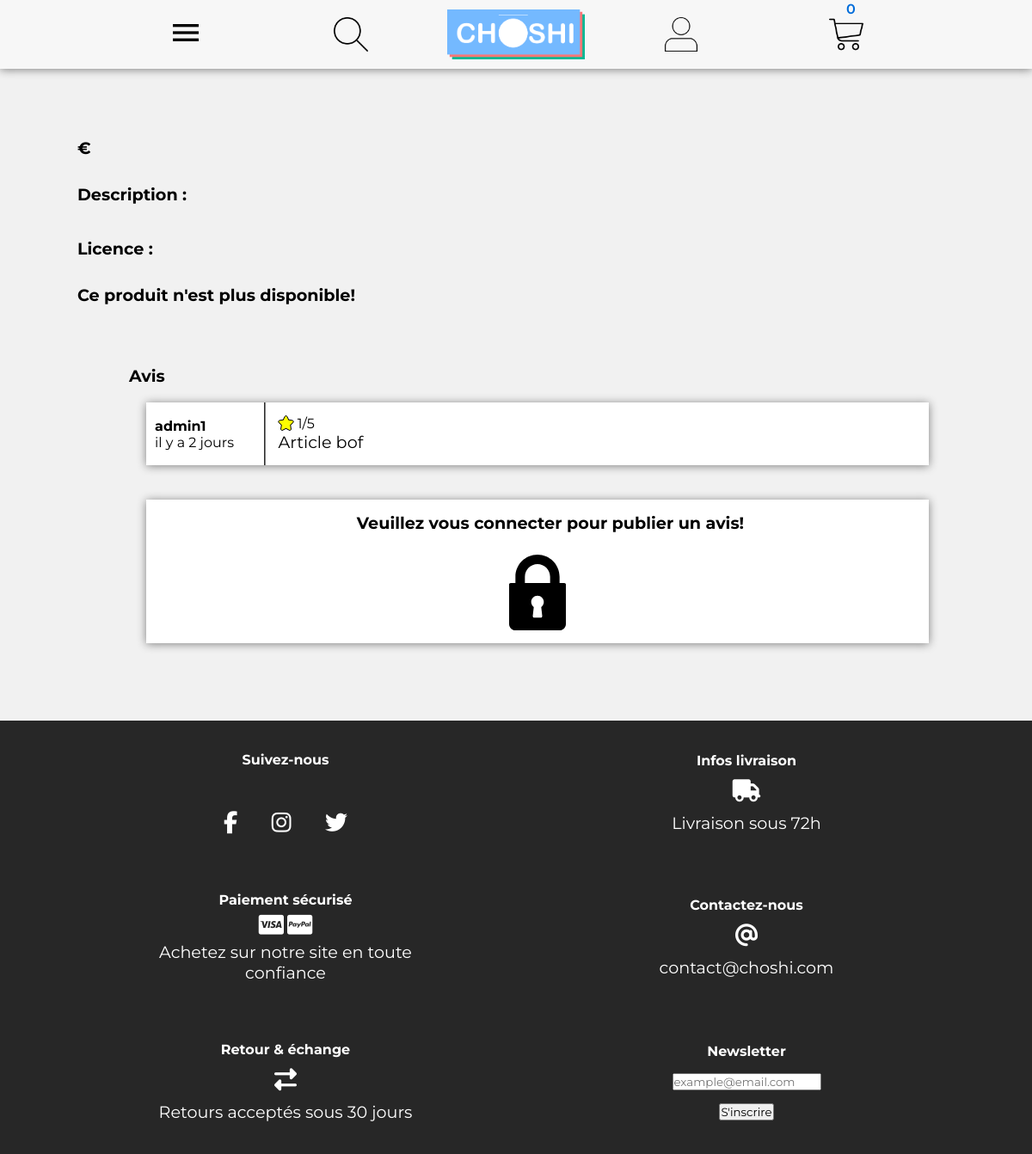
The page /index.php?controller=products&id=3 on the database its author committed.
### tables this page shows
CREATE TABLE IF NOT EXISTS `products_rates` (
  `id` int(11) NOT NULL AUTO_INCREMENT,
  `product_id` int(11) NOT NULL,
  `user_id` int(11) NOT NULL,
  `rate` int(11) NOT NULL,
  `content` varchar(200) NOT NULL,
  `created_at` timestamp NOT NULL DEFAULT current_timestamp(),
  PRIMARY KEY (`id`),
  KEY `products_rates_product_id` (`product_id`),
  KEY `products_rates_user_id` (`user_id`)
);

CREATE TABLE IF NOT EXISTS `users` (
  `id` int(11) NOT NULL AUTO_INCREMENT,
  `first_name` varchar(200) NOT NULL,
  `last_name` varchar(200) NOT NULL,
  `adresse` varchar(200) NOT NULL,
  `password` varchar(200) NOT NULL,
  `email` varchar(200) NOT NULL,
  `is_admin` tinyint(1) NOT NULL,
  PRIMARY KEY (`id`),
  UNIQUE KEY `email` (`email`)
);

### index.php (called while the page is built, shortened)
<?php
if(isset($_GET['controller'])){
    switch ($_GET['controller']){
        case 'products' :
            require 'controllers/productController.php';
            break;
    }
}
else{
    require 'controllers/homeController.php';
}
require 'views/view.php';
?>

### models/Product.php (called while the page is built, shortened)
<?php
function getProducts($productId = null)
{
    $db = dbConnect();
    if($productId != null){
        $query = $db->prepare('SELECT p.*, GROUP_CONCAT(cp.category_id), l.license AS license_name, GROUP_CONCAT(ip.image) AS images FROM products p INNER JOIN categories_products cp ON p.id = cp.product_id LEFT JOIN licenses l ON l.id = p.license_id INNER JOIN images_products ip ON ip.product_id = p.id WHERE p.id = ? AND p.is_displayed = 1');
        $query->execute([$productId]);
        return $query->fetch();
    }
    else{
        $query = $db->query('SELECT * FROM products WHERE is_displayed = 1');
        return $query->fetchAll();
    }
}

### controllers/productController.php (called while the page is built, shortened)
<?php
require 'models/Product.php';
require 'models/Rate.php';
$selectedProduct = getProducts($_GET['id']);
$alreadyRated = 0;
$rates = getRatesByProductId($_GET['id']);
$currentDate = date_create();

### models/Rate.php (called while the page is built, shortened)
<?php
function getRatesByProductId($productId)
{
    $db = dbConnect();
    $query = $db->prepare('SELECT pr.*, u.first_name FROM products_rates pr INNER JOIN users u ON u.id = pr.user_id WHERE product_id = ?');
    $query->execute([
        $productId
    ]);
    return $query->fetchAll();
}

### views/productView.php (the view, shortened to what this page needs)
<div class="product-content">
    <div class="product-row">
        <aside class="product-img">
            <div class="main-img">
            </div>
        </aside>
        <aside class="product-desc">
            <h3><?= $selectedProduct['price'] ?>€</h3>
            <h3>Description : </h3>
            <h3>Licence : <?= $selectedProduct['license_name'] ?></h3>
            <h3> <?php if($selectedProduct['quantity'] > 0): ?>
                Quantité :<button id="decrement-qtt">-</button><input type="number" name="product-quantity" id="product-quantity" value="1" min="1" max="<?= $selectedProduct['quantity'] ?>"><button id="increment-qtt">+</button>
            </h3>
            <button type="submit" id="add-cart">Ajouter au panier</button>
            <?php else: ?>
                    <strong>Ce produit n'est plus disponible!</strong>
                <?php endif; ?>
        </aside>
    </div>
    <div class="product-row rates">
        <h3>Avis</h3><br>
        <div class="rate-content">
            <div class="rates-views">
                <?php foreach($rates as $rate): ?>
                <div class="rate-review">
                    <aside>
                        <h5><?= $rate['first_name'] ?></h5>
                        <span><?php $diff = date_diff($currentDate, date_create($rate['created_at']));
                        echo $diff->format('il y a %d jours'); ?></span>
                    </aside>
                    <div>
                        <div class="stars">
                            <?php for($i = 0; $i < $rate['rate']; $i++ ): ?>
                                <i class="fas fa-star"></i>
                            <?php endfor; ?>
                            <span><?= $rate['rate'] ?>/5</span>
                        </div>
                        <p>
                            <?= $rate['content'] ?>
                        </p>
                    </div>
                </div>
                <?php endforeach; ?>
                <div class="rate-review">
                    <?php if(isset($_SESSION['user']) && $alreadyRated == 0): ?>
                        <aside>
                            <h5><?= $_SESSION['user']['first_name'] ?></h5>
                            <span><?= date_create()->format('d-m-Y H:i:s') ?></span>
                        </aside>
                        <div>
                            <form method="post" action="index.php?controller=rates&action=add&id=<?= $_GET['id'] ?>">
                                <div>
                                    <input type="text" name="product-rate" id="product-rate"> /5
                                </div>
                                <textarea name="comment" id="comment" cols="30" rows="10"></textarea>
                                <input type="submit" id="rate-submit" value="Commenter">
                            </form>
                        </div>
                    <?php else: ?>
                        <div class="isnt-logged">
                            <h3>
                                Veuillez vous connecter pour publier un avis!
                            </h3>
                            <img src="assets/img/lock.svg" alt="Verrou">
                        </div>
                    <?php endif; ?>
                </div>
            </div>
        </div>
    </div>
</div>

### assets/css/style.css (style rules this page uses)
* { padding: 0; margin: 0; }
h3 { font-size: 1.5rem; }
h5 { font-size: 1.25rem; }
p { font-size: 1.5rem; }
* { font-family: "Montserrat", sans-serif; box-sizing: border-box; }
body { background-color: #F1F1F1; overflow-x: hidden; }
.product-content { margin: 50px 0; }
.product-content .product-row { max-width: 100vw; margin-bottom: 5vh; display: flex; flex-flow: row wrap; justify-content: flex-start; align-items: center; }
.product-content .product-row .product-img { max-width: 50%; display: flex; flex-flow: row nowrap; justify-content: center; align-items: center; }
.product-content .product-row .product-img .main-img { width: 50%; }
.product-content .product-row .product-desc { max-width: 50%; padding-left: 50px; }
.product-content .product-row .product-desc h3 { margin-bottom: 30px; }
.product-content .product-row .product-desc h3:nth-child(3) { margin-bottom: 5px; }
.product-content .product-row .product-desc h3:last-of-type { display: flex; flex-flow: row wrap; justify-content: flex-start; align-items: center; }
.product-content .rates { display: flex; flex-flow: column wrap; justify-content: flex-start; align-items: center; width: 80vw; margin: auto; }
.product-content .rates h3 { padding-left: 30px; align-self: start; }
.product-content .rates .rate-content { display: flex; flex-flow: row wrap; justify-content: space-between; align-items: center; width: 100%; }
.product-content .rates .rate-content .rates-views { width: calc(100vw - 200px); height: 100%; padding-left: 50px; }
.product-content .rates .rate-content .rates-views .rate-review { margin-bottom: 5vh; height: 100%; background-color: white; box-shadow: 0px 1px 10px grey; display: flex; flex-flow: row wrap; justify-content: center; align-items: flex-start; }
.product-content .rates .rate-content .rates-views .rate-review aside { padding: 10px; width: 15%; margin: auto 0; height: 100%; }
.product-content .rates .rate-content .rates-views .rate-review > div { width: 85%; padding: 15px; height: 100%; border-left: 2px groove grey; }
.product-content .rates .rate-content .rates-views .rate-review .stars i { color: yellow; text-shadow: -1px 0 black, 0 1px black, 1px 0 black, 0 -1px black; }
.isnt-logged { display: flex; flex-flow: column wrap; justify-content: center; align-items: center; width: 100% !important; border-left: none !important; }
.isnt-logged h3 { margin: 0 auto 25px auto; }
.isnt-logged img { width: 10%; }
@media (max-width: 1200px) { h3 { font-size: 1.2rem; } }
@media (max-width: 1200px) { h5 { font-size: 1rem; } }
@media (max-width: 1200px) { p { font-size: 1.2rem; } }

### rows shown on the page
products_rates: user.first_name "admin1", created_at "il y a 2 jours", rate "1", content "Article bof"

### other values the page prints
count($_SESSION['cart']) "0"
